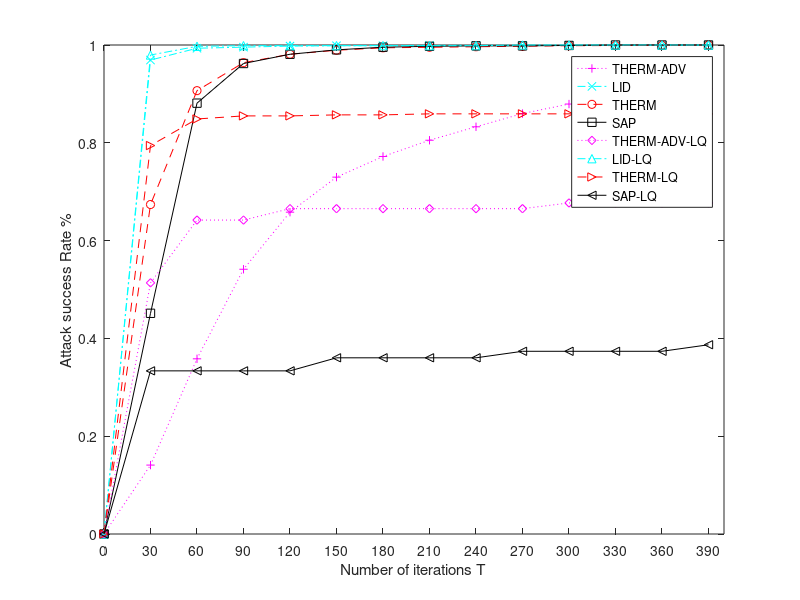

This chart was generated by the following MATLAB code:
% x=linspace(0,2*pi,100);
% plot(x,sin(x),x,2*sin(x),x,3*sin(x));
uniform = [24.54,29.28,32.77,53.72];
seqdpp = [24.87,29.76,33.52,48.43];
reseqdpp = [26.98,32.09,35.94,48.93];
redseqdpp = [27.75,33.45,36.72,49.41];
seqdpp_5 = [24.67,29.36,33.22,48.23];
seqdpp_12 = [24.03,29.46,32.97,48.08];
dpplstm = [18.54,22.92,26.15,47.02];


saprunstep = [0, 0.45135135135135135, 0.8810810810810811, 0.9621621621621622, 0.981081081081081, 0.9900900900900901, 0.9954954954954955, 0.9972972972972973, 0.9981981981981982, 0.9981981981981982, 0.9990990990990991, 1.0, 1.0, 1.0];
robuststep = [0, 0.8012729068363876, 0.967299462306595, 0.986722264896302, 0.9936354658180621, 0.995830132777351, 0.9971469329529244, 0.9982442664325688, 0.9989026665203555, 0.9993415999122133, 0.9995610666081423, 0.9996707999561066, 0.9998902666520355, 1.0];
thermstep = [0, 0.15452653485952134, 0.3928199791883455, 0.5936524453694069, 0.7216441207075962, 0.8002081165452654, 0.8465140478668054, 0.8829344432882414, 0.913111342351717, 0.9427679500520292, 0.9640998959417274, 0.9786680541103018, 0.9932362122788762, 0.9984391259105099];
encoding = [0, 0.6738197424892703, 0.9066523605150214, 0.9638769670958512, 0.9810443490701002, 0.9892703862660944, 0.994277539341917, 0.9953505007153076, 0.9964234620886981, 0.9974964234620887, 0.9985693848354793, 0.9989270386266095, 0.9992846924177397, 1.0];
%cascade = [0, 0.9386075066275987, 0.9732105483465885, 0.9829775359285614, 0.9884191432956607, 0.991628296358309, 0.9934421654806753, 0.9953955629970699, 0.9960932049672109, 0.9970699037254082, 0.9981861308776336, 0.9983256592716618, 0.9994418864238873, 0.9998604716059718];
lid = [0, 0.9691856199559794, 0.9933969185619956, 0.9955979457079971, 0.9977989728539985, 0.9985326485693323, 0.9985326485693323, 0.9992663242846662, 0.9992663242846662, 0.9992663242846662, 0.9992663242846662, 0.9992663242846662, 0.9992663242846662, 1.0];
cascade = [0, 0.36886993603411516, 0.5970149253731343, 0.7569296375266524, 0.8230277185501066, 0.8656716417910447, 0.8955223880597015, 0.9211087420042644, 0.9445628997867804, 0.9530916844349681, 0.9658848614072495, 0.976545842217484, 0.9850746268656716, 1.0];
std = [0, 0.9991666666666666, 0.9995833333333334, 0.9995833333333334, 1.0, 1.0, 1.0, 1.0, 1.0, 1.0, 1.0, 1.0, 1.0, 1.0];

thermadv_limited = [0, 0.6941176470588235, 0.9411764705882353, 0.9764705882352941, 0.9823529411764705, 0.9823529411764705, 0.9882352941176471, 0.9882352941176471, 0.9941176470588236, 1.0, 1.0, 1.0, 1.0, 1.0];
better_limited = [0, 0.7586206896551724, 0.9482758620689655, 0.9482758620689655, 0.9827586206896551, 0.9827586206896551, 0.9827586206896551, 0.9827586206896551, 0.9827586206896551, 0.9827586206896551, 1.0, 1.0, 1.0, 1.0];
therm_limited = [0, 0.9245742092457421, 0.9878345498783455, 0.9951338199513382, 0.9951338199513382, 0.9975669099756691, 0.9975669099756691, 1.0, 1.0, 1.0, 1.0, 1.0, 1.0, 1.0];
sap_limited = [0, 0.8620689655172413, 0.8620689655172413, 0.8620689655172413, 0.8620689655172413, 0.9310344827586207, 0.9310344827586207, 0.9310344827586207, 0.9310344827586207, 0.9655172413793104, 0.9655172413793104, 0.9655172413793104, 0.9655172413793104, 1.0];
lid_limited = [0, 0.9795081967213115, 0.9972677595628415, 0.9986338797814208, 0.9986338797814208, 0.9986338797814208, 0.9986338797814208, 0.9986338797814208, 0.9986338797814208, 1.0, 1.0, 1.0, 1.0, 1.0];


x = [0:30:400];
% strain_image = plot(x,redseqdpp,'ks-',x,reseqdpp,'b>-',x,seqdpp_5,'m+:',x,seqdpp,'ro--',x,seqdpp_12,'gd--',x,uniform,'cx-.',x,dpplstm,'k*:');
strain_image = plot(x,thermstep*0.912,'m+:',x,lid,'cx-.',x,encoding,'ro--',x,saprunstep,'ks-', x,better_limited*0.677,'md:',x,lid_limited,'c^-.',x,therm_limited*0.8592,'r>--',x,sap_limited*0.387,'k<-');

ylabel('Attack success Rate %');
xlabel('Number of iterations T');
legend('THERM-ADV','LID','THERM','SAP','THERM-ADV-LQ','LID-LQ','THERM-LQ','SAP-LQ');

set(gca,'XTick',[0:30:400]);
% set(gca, 'XTicklabel',{'K=8','K=12','K=16','K=\infty'}); 
% axis tight;
%set (gcf,'Position',[0,0,500,500]);
saveas(gca,'matcurvenospace.bmp','bmp');